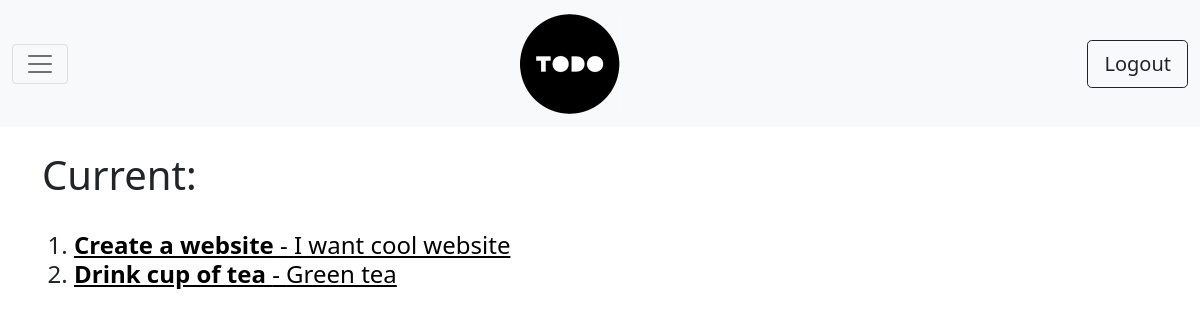
Before: /current/ (signed in) with the older database file.
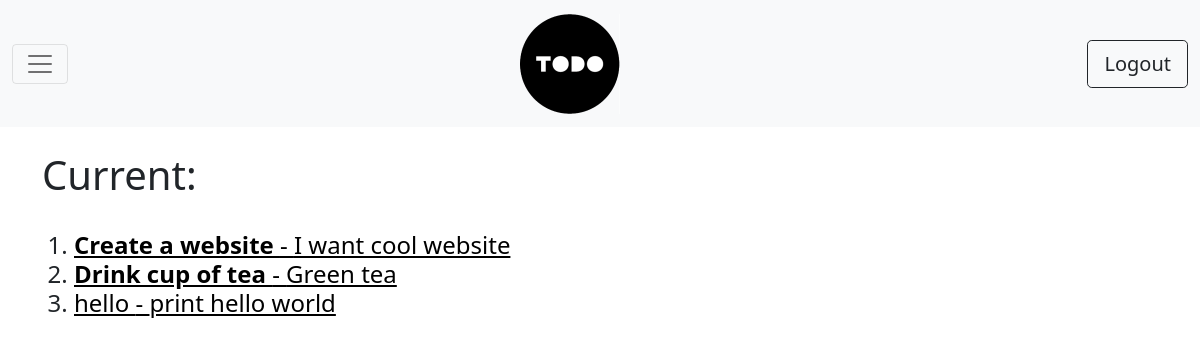
After: the same page with the newer database file.
### todo/models.py (models this page shows, shortened)
class Todo(models.Model):
    title = models.CharField(max_length=255)
    memo = models.TextField(blank=True)# не обязательно к заполнению
    date_created = models.DateTimeField(auto_now_add=True)
    date_completed = models.DateTimeField(null=True, blank=True)
    important = models.BooleanField(default=False)
    user = models.ForeignKey(User,on_delete=models.CASCADE)

### todo/views.py (the view)
# urls.py: path('current/', views.currenttodos, name='currenttodos'),
@login_required
def currenttodos(request):
    todos = Todo.objects.filter(user=request.user, date_completed__isnull=True)
    return render(request,'todo/currenttodos.html', {'todos':todos})

### todo/templates/todo/currenttodos.html (shortened to what this page needs)
<!DOCTYPE html>
<html lang="en">
<head>
    <link href="https://cdn.jsdelivr.net/npm/bootstrap@5.0.1/dist/css/bootstrap.min.css" rel="stylesheet">
</head>
<body>
{% extends 'todo/base.html' %}
{% block content %}
<br>
<h1>Current:</h1>
<br>
    <ol class="h4">
        {% for todo in todos %}
            <li>
                <a href="{% url 'viewtodo' todo.id %}" style="color: black" class="h4" >
                    {% if todo.important %}
                        <b>
                        {{ todo.title }}
                        </b>
                    {% else %}
                        {{ todo.title }}
                    {% endif %}
                    {% if todo.memo %} - {{ todo.memo }}{% endif %}
                </a>
            </li>
        {% endfor %}
    </ol>
{% endblock %}

Changed rows visible on the page:
added Todo: title "hello", memo "print hello world"
